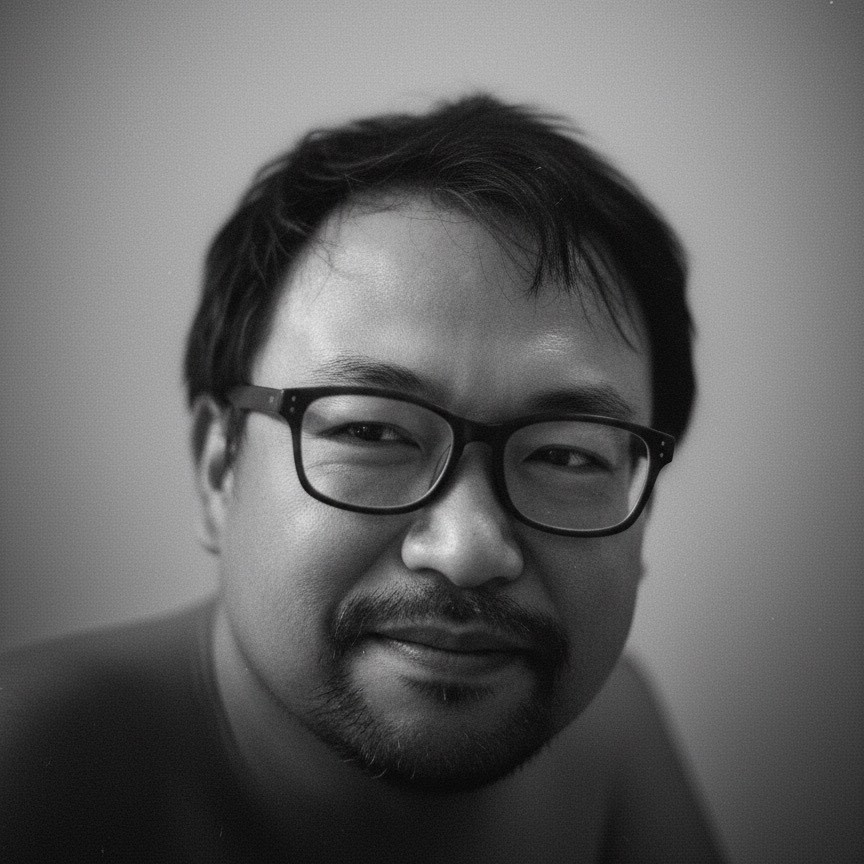
#> input picture assets/images/og-main.jpg, 864 x 864 px
$ python -i process_images.py   (imports and definitions only)
#> lines starting #> are read from the running program, lines starting #| are printed output that depends on the picture
import json
import os
from PIL import Image, ImageOps, ImageEnhance

# Configuration
SOURCE_DIRS = {
    "泥作": r"d:\恩哥YT\home_repair\assets\images\泥作",
    "貼磚": r"d:\恩哥YT\home_repair\assets\images\貼磚"
}
TARGET_DIR = r"d:\恩哥YT\home_repair\assets\images\projects"
MAPPING_FILE = r"d:\恩哥YT\home_repair\image_mapping.json"

def ensure_dir(path):
    if not os.path.exists(path):
        os.makedirs(path)
        print(f"Created directory: {path}")

def process_image(src_path, dest_path):
#> called with src_path = 'assets/images/og-main.jpg', dest_path = 'out.png'
    try:
        with Image.open(src_path) as img:
            # Convert to RGB if necessary
#> img is the input picture: PIL image 864x864 RGB; mean R, G, B 99, 99, 99
            if img.mode != 'RGB':
                img = img.convert('RGB')

            # 1. Auto Contrast (Smart Levels) - fixes underexposure/haze
            # cutoff=0.5 ignores the top/bottom 0.5% pixels to avoid outliers skewing the result
            enhanced_img = ImageOps.autocontrast(img, cutoff=0.5)
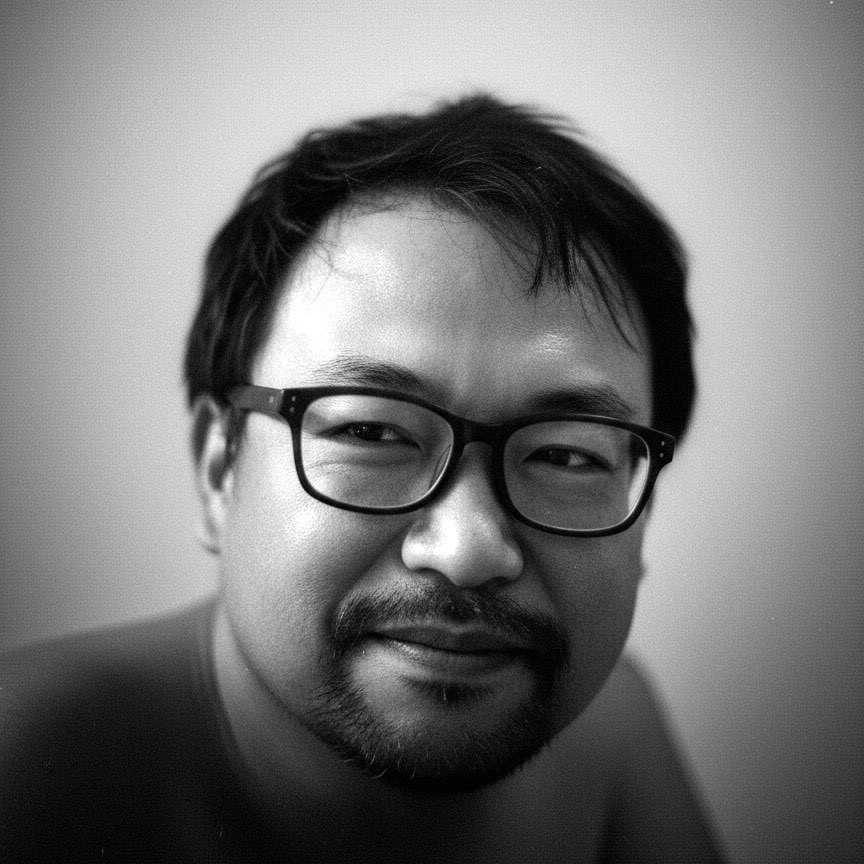
#> enhanced_img: PIL image 864x864 RGB; mean R, G, B 118.3, 118.2, 118.2

            # 2. Slight Brightness Boost (many construction site photos are dim)
            # brightness = ImageEnhance.Brightness(enhanced_img)
            # enhanced_img = brightness.enhance(1.05) # 5% boost

            # 3. Sharpening (Essential for texture in masonry/mud work)
            sharpness = ImageEnhance.Sharpness(enhanced_img)
            enhanced_img = sharpness.enhance(1.3) # 30% sharpening

            # Save
            enhanced_img.save(dest_path, quality=85, optimize=True)
            print(f"✅ Processed: {os.path.basename(dest_path)}")
            return True

    except Exception as e:
        print(f"❌ Error processing {src_path}: {e}")
        return False

def main():
    print("Starting visual asset processing...")

    # Check mapping file
    if not os.path.exists(MAPPING_FILE):
        print(f"Mapping file not found: {MAPPING_FILE}")
        return

    # Load mapping
    with open(MAPPING_FILE, 'r', encoding='utf-8') as f:
        mapping = json.load(f)

    ensure_dir(TARGET_DIR)

    success_count = 0
    total_count = 0

    for category, files in mapping.items():
        src_dir = SOURCE_DIRS.get(category)
        if not src_dir or not os.path.exists(src_dir):
            print(f"⚠️ Source directory missing for category: {category}")
            continue

        for original_name, info in files.items():
            total_count += 1
            src_path = os.path.join(src_dir, original_name)
            new_name = info['new_name']
            dest_path = os.path.join(TARGET_DIR, new_name)

            if os.path.exists(src_path):
                if process_image(src_path, dest_path):
                    success_count += 1
            else:
                print(f"⚠️ Source file not found: {src_path}")

    print(f"\nProcessing Complete: {success_count}/{total_count} images successfully processed.")

# [2 lines not run here, left out]

>>> result = process_image('assets/images/og-main.jpg', 'out.png')
